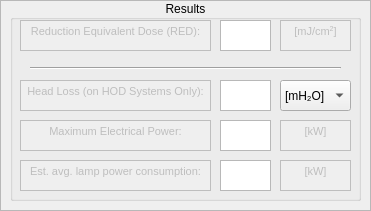
  <widget class="QFrame" name="Results">
   <property name="geometry">
    <rect>
     <x>240</x>
     <y>370</y>
     <width>371</width>
     <height>211</height>
    </rect>
   </property>
   <property name="autoFillBackground">
    <bool>true</bool>
   </property>
   <property name="frameShape">
    <enum>QFrame::StyledPanel</enum>
   </property>
   <property name="frameShadow">
    <enum>QFrame::Raised</enum>
   </property>
   <widget class="QGroupBox" name="groupBox_5">
    <property name="geometry">
     <rect>
      <x>10</x>
      <y>0</y>
      <width>351</width>
      <height>201</height>
     </rect>
    </property>
    <property name="contextMenuPolicy">
     <enum>Qt::DefaultContextMenu</enum>
    </property>
    <property name="title">
     <string>Results</string>
    </property>
    <property name="alignment">
     <set>Qt::AlignCenter</set>
    </property>
    <property name="flat">
     <bool>false</bool>
    </property>
    <widget class="QTextBrowser" name="textBrowser_9">
     <property name="enabled">
      <bool>false</bool>
     </property>
     <property name="geometry">
      <rect>
       <x>10</x>
       <y>20</y>
       <width>191</width>
       <height>31</height>
      </rect>
     </property>
     <property name="autoFillBackground">
      <bool>true</bool>
     </property>
     <property name="frameShape">
      <enum>QFrame::Box</enum>
     </property>
     <property name="frameShadow">
      <enum>QFrame::Plain</enum>
     </property>
     <property name="verticalScrollBarPolicy">
      <enum>Qt::ScrollBarAlwaysOff</enum>
     </property>
     <property name="horizontalScrollBarPolicy">
      <enum>Qt::ScrollBarAlwaysOff</enum>
     </property>
     <property name="html">
      <string>&lt;!DOCTYPE HTML PUBLIC &quot;-//W3C//DTD HTML 4.0//EN&quot; &quot;http://www.w3.org/TR/REC-html40/strict.dtd&quot;&gt;
&lt;html&gt;&lt;head&gt;&lt;meta name=&quot;qrichtext&quot; content=&quot;1&quot; /&gt;&lt;style type=&quot;text/css&quot;&gt;
p, li { white-space: pre-wrap; }
&lt;/style&gt;&lt;/head&gt;&lt;body style=&quot; font-family:'MS Shell Dlg 2'; font-size:8.25pt; font-weight:400; font-style:normal;&quot;&gt;
&lt;p align=&quot;center&quot; style=&quot; margin-top:0px; margin-bottom:0px; margin-left:0px; margin-right:0px; -qt-block-indent:0; text-indent:0px;&quot;&gt;Reduction Equivalent Dose (RED):&lt;/p&gt;&lt;/body&gt;&lt;/html&gt;</string>
     </property>
    </widget>
    <widget class="QTextBrowser" name="textBrowser_10">
     <property name="enabled">
      <bool>false</bool>
     </property>
     <property name="geometry">
      <rect>
       <x>270</x>
       <y>20</y>
       <width>71</width>
       <height>31</height>
      </rect>
     </property>
     <property name="sizePolicy">
      <sizepolicy hsizetype="Fixed" vsizetype="Fixed">
       <horstretch>0</horstretch>
       <verstretch>0</verstretch>
      </sizepolicy>
     </property>
     <property name="autoFillBackground">
      <bool>true</bool>
     </property>
     <property name="inputMethodHints">
      <set>Qt::ImhNone</set>
     </property>
     <property name="frameShape">
      <enum>QFrame::Box</enum>
     </property>
     <property name="frameShadow">
      <enum>QFrame::Plain</enum>
     </property>
     <property name="verticalScrollBarPolicy">
      <enum>Qt::ScrollBarAlwaysOff</enum>
     </property>
     <property name="horizontalScrollBarPolicy">
      <enum>Qt::ScrollBarAlwaysOff</enum>
     </property>
     <property name="html">
      <string>&lt;!DOCTYPE HTML PUBLIC &quot;-//W3C//DTD HTML 4.0//EN&quot; &quot;http://www.w3.org/TR/REC-html40/strict.dtd&quot;&gt;
&lt;html&gt;&lt;head&gt;&lt;meta name=&quot;qrichtext&quot; content=&quot;1&quot; /&gt;&lt;style type=&quot;text/css&quot;&gt;
p, li { white-space: pre-wrap; }
&lt;/style&gt;&lt;/head&gt;&lt;body style=&quot; font-family:'MS Shell Dlg 2'; font-size:8.25pt; font-weight:400; font-style:normal;&quot;&gt;
&lt;p align=&quot;center&quot; style=&quot; margin-top:0px; margin-bottom:0px; margin-left:0px; margin-right:0px; -qt-block-indent:0; text-indent:0px;&quot;&gt;[mJ/cm&lt;span style=&quot; vertical-align:super;&quot;&gt;2&lt;/span&gt;]&lt;/p&gt;&lt;/body&gt;&lt;/html&gt;</string>
     </property>
    </widget>
    <widget class="QTextEdit" name="RED">
     <property name="geometry">
      <rect>
       <x>210</x>
       <y>20</y>
       <width>51</width>
       <height>31</height>
      </rect>
     </property>
     <property name="sizePolicy">
      <sizepolicy hsizetype="Fixed" vsizetype="Fixed">
       <horstretch>0</horstretch>
       <verstretch>0</verstretch>
      </sizepolicy>
     </property>
     <property name="inputMethodHints">
      <set>Qt::ImhNone</set>
     </property>
     <property name="verticalScrollBarPolicy">
      <enum>Qt::ScrollBarAlwaysOff</enum>
     </property>
     <property name="horizontalScrollBarPolicy">
      <enum>Qt::ScrollBarAlwaysOff</enum>
     </property>
     <property name="lineWrapMode">
      <enum>QTextEdit::NoWrap</enum>
     </property>
     <property name="readOnly">
      <bool>true</bool>
     </property>
     <property name="html">
      <string>&lt;!DOCTYPE HTML PUBLIC &quot;-//W3C//DTD HTML 4.0//EN&quot; &quot;http://www.w3.org/TR/REC-html40/strict.dtd&quot;&gt;
&lt;html&gt;&lt;head&gt;&lt;meta name=&quot;qrichtext&quot; content=&quot;1&quot; /&gt;&lt;style type=&quot;text/css&quot;&gt;
p, li { white-space: pre-wrap; }
&lt;/style&gt;&lt;/head&gt;&lt;body style=&quot; font-family:'MS Shell Dlg 2'; font-size:8.25pt; font-weight:400; font-style:normal;&quot;&gt;
&lt;p align=&quot;center&quot; style=&quot;-qt-paragraph-type:empty; margin-top:0px; margin-bottom:0px; margin-left:0px; margin-right:0px; -qt-block-indent:0; text-indent:0px;&quot;&gt;&lt;br /&gt;&lt;/p&gt;&lt;/body&gt;&lt;/html&gt;</string>
     </property>
    </widget>
    <widget class="QTextBrowser" name="textBrowser_11">
     <property name="enabled">
      <bool>false</bool>
     </property>
     <property name="geometry">
      <rect>
       <x>10</x>
       <y>80</y>
       <width>191</width>
       <height>31</height>
      </rect>
     </property>
     <property name="autoFillBackground">
      <bool>true</bool>
     </property>
     <property name="frameShape">
      <enum>QFrame::Box</enum>
     </property>
     <property name="frameShadow">
      <enum>QFrame::Plain</enum>
     </property>
     <property name="html">
      <string>&lt;!DOCTYPE HTML PUBLIC &quot;-//W3C//DTD HTML 4.0//EN&quot; &quot;http://www.w3.org/TR/REC-html40/strict.dtd&quot;&gt;
&lt;html&gt;&lt;head&gt;&lt;meta name=&quot;qrichtext&quot; content=&quot;1&quot; /&gt;&lt;style type=&quot;text/css&quot;&gt;
p, li { white-space: pre-wrap; }
&lt;/style&gt;&lt;/head&gt;&lt;body style=&quot; font-family:'MS Shell Dlg 2'; font-size:8.25pt; font-weight:400; font-style:normal;&quot;&gt;
&lt;p align=&quot;center&quot; style=&quot; margin-top:0px; margin-bottom:0px; margin-left:0px; margin-right:0px; -qt-block-indent:0; text-indent:0px;&quot;&gt;Head Loss (on HOD Systems Only):&lt;/p&gt;&lt;/body&gt;&lt;/html&gt;</string>
     </property>
    </widget>
    <widget class="QTextEdit" name="HeadLoss">
     <property name="geometry">
      <rect>
       <x>210</x>
       <y>80</y>
       <width>51</width>
       <height>31</height>
      </rect>
     </property>
     <property name="sizePolicy">
      <sizepolicy hsizetype="Fixed" vsizetype="Fixed">
       <horstretch>0</horstretch>
       <verstretch>0</verstretch>
      </sizepolicy>
     </property>
     <property name="inputMethodHints">
      <set>Qt::ImhNone</set>
     </property>
     <property name="readOnly">
      <bool>true</bool>
     </property>
     <property name="html">
      <string>&lt;!DOCTYPE HTML PUBLIC &quot;-//W3C//DTD HTML 4.0//EN&quot; &quot;http://www.w3.org/TR/REC-html40/strict.dtd&quot;&gt;
&lt;html&gt;&lt;head&gt;&lt;meta name=&quot;qrichtext&quot; content=&quot;1&quot; /&gt;&lt;style type=&quot;text/css&quot;&gt;
p, li { white-space: pre-wrap; }
&lt;/style&gt;&lt;/head&gt;&lt;body style=&quot; font-family:'MS Shell Dlg 2'; font-size:8.25pt; font-weight:400; font-style:normal;&quot;&gt;
&lt;p align=&quot;center&quot; style=&quot;-qt-paragraph-type:empty; margin-top:0px; margin-bottom:0px; margin-left:0px; margin-right:0px; -qt-block-indent:0; text-indent:0px;&quot;&gt;&lt;br /&gt;&lt;/p&gt;&lt;/body&gt;&lt;/html&gt;</string>
     </property>
    </widget>
    <widget class="QTextBrowser" name="textBrowser_13">
     <property name="enabled">
      <bool>false</bool>
     </property>
     <property name="geometry">
      <rect>
       <x>10</x>
       <y>120</y>
       <width>191</width>
       <height>31</height>
      </rect>
     </property>
     <property name="autoFillBackground">
      <bool>true</bool>
     </property>
     <property name="frameShape">
      <enum>QFrame::Box</enum>
     </property>
     <property name="frameShadow">
      <enum>QFrame::Plain</enum>
     </property>
     <property name="html">
      <string>&lt;!DOCTYPE HTML PUBLIC &quot;-//W3C//DTD HTML 4.0//EN&quot; &quot;http://www.w3.org/TR/REC-html40/strict.dtd&quot;&gt;
&lt;html&gt;&lt;head&gt;&lt;meta name=&quot;qrichtext&quot; content=&quot;1&quot; /&gt;&lt;style type=&quot;text/css&quot;&gt;
p, li { white-space: pre-wrap; }
&lt;/style&gt;&lt;/head&gt;&lt;body style=&quot; font-family:'MS Shell Dlg 2'; font-size:8.25pt; font-weight:400; font-style:normal;&quot;&gt;
&lt;p align=&quot;center&quot; style=&quot; margin-top:0px; margin-bottom:0px; margin-left:0px; margin-right:0px; -qt-block-indent:0; text-indent:0px;&quot;&gt;Maximum Electrical Power:&lt;/p&gt;&lt;/body&gt;&lt;/html&gt;</string>
     </property>
    </widget>
    <widget class="QTextEdit" name="MaxLampsPower">
     <property name="geometry">
      <rect>
       <x>210</x>
       <y>120</y>
       <width>51</width>
       <height>31</height>
      </rect>
     </property>
     <property name="sizePolicy">
      <sizepolicy hsizetype="Fixed" vsizetype="Fixed">
       <horstretch>0</horstretch>
       <verstretch>0</verstretch>
      </sizepolicy>
     </property>
     <property name="inputMethodHints">
      <set>Qt::ImhNone</set>
     </property>
     <property name="readOnly">
      <bool>true</bool>
     </property>
     <property name="html">
      <string>&lt;!DOCTYPE HTML PUBLIC &quot;-//W3C//DTD HTML 4.0//EN&quot; &quot;http://www.w3.org/TR/REC-html40/strict.dtd&quot;&gt;
&lt;html&gt;&lt;head&gt;&lt;meta name=&quot;qrichtext&quot; content=&quot;1&quot; /&gt;&lt;style type=&quot;text/css&quot;&gt;
p, li { white-space: pre-wrap; }
&lt;/style&gt;&lt;/head&gt;&lt;body style=&quot; font-family:'MS Shell Dlg 2'; font-size:8.25pt; font-weight:400; font-style:normal;&quot;&gt;
&lt;p align=&quot;center&quot; style=&quot;-qt-paragraph-type:empty; margin-top:0px; margin-bottom:0px; margin-left:0px; margin-right:0px; -qt-block-indent:0; text-indent:0px;&quot;&gt;&lt;br /&gt;&lt;/p&gt;&lt;/body&gt;&lt;/html&gt;</string>
     </property>
    </widget>
    <widget class="QTextBrowser" name="textBrowser_14">
     <property name="enabled">
      <bool>false</bool>
     </property>
     <property name="geometry">
      <rect>
       <x>270</x>
       <y>120</y>
       <width>71</width>
       <height>31</height>
      </rect>
     </property>
     <property name="sizePolicy">
      <sizepolicy hsizetype="Fixed" vsizetype="Fixed">
       <horstretch>0</horstretch>
       <verstretch>0</verstretch>
      </sizepolicy>
     </property>
     <property name="autoFillBackground">
      <bool>true</bool>
     </property>
     <property name="inputMethodHints">
      <set>Qt::ImhNone</set>
     </property>
     <property name="frameShape">
      <enum>QFrame::Box</enum>
     </property>
     <property name="frameShadow">
      <enum>QFrame::Plain</enum>
     </property>
     <property name="verticalScrollBarPolicy">
      <enum>Qt::ScrollBarAlwaysOff</enum>
     </property>
     <property name="horizontalScrollBarPolicy">
      <enum>Qt::ScrollBarAlwaysOff</enum>
     </property>
     <property name="html">
      <string>&lt;!DOCTYPE HTML PUBLIC &quot;-//W3C//DTD HTML 4.0//EN&quot; &quot;http://www.w3.org/TR/REC-html40/strict.dtd&quot;&gt;
&lt;html&gt;&lt;head&gt;&lt;meta name=&quot;qrichtext&quot; content=&quot;1&quot; /&gt;&lt;style type=&quot;text/css&quot;&gt;
p, li { white-space: pre-wrap; }
&lt;/style&gt;&lt;/head&gt;&lt;body style=&quot; font-family:'MS Shell Dlg 2'; font-size:8.25pt; font-weight:400; font-style:normal;&quot;&gt;
&lt;p align=&quot;center&quot; style=&quot; margin-top:0px; margin-bottom:0px; margin-left:0px; margin-right:0px; -qt-block-indent:0; text-indent:0px;&quot;&gt;[kW]&lt;/p&gt;&lt;/body&gt;&lt;/html&gt;</string>
     </property>
    </widget>
    <widget class="QTextBrowser" name="textBrowser_15">
     <property name="enabled">
      <bool>false</bool>
     </property>
     <property name="geometry">
      <rect>
       <x>10</x>
       <y>160</y>
       <width>191</width>
       <height>31</height>
      </rect>
     </property>
     <property name="autoFillBackground">
      <bool>true</bool>
     </property>
     <property name="frameShape">
      <enum>QFrame::Box</enum>
     </property>
     <property name="frameShadow">
      <enum>QFrame::Plain</enum>
     </property>
     <property name="html">
      <string>&lt;!DOCTYPE HTML PUBLIC &quot;-//W3C//DTD HTML 4.0//EN&quot; &quot;http://www.w3.org/TR/REC-html40/strict.dtd&quot;&gt;
&lt;html&gt;&lt;head&gt;&lt;meta name=&quot;qrichtext&quot; content=&quot;1&quot; /&gt;&lt;style type=&quot;text/css&quot;&gt;
p, li { white-space: pre-wrap; }
&lt;/style&gt;&lt;/head&gt;&lt;body style=&quot; font-family:'MS Shell Dlg 2'; font-size:8.25pt; font-weight:400; font-style:normal;&quot;&gt;
&lt;p align=&quot;center&quot; style=&quot; margin-top:0px; margin-bottom:0px; margin-left:0px; margin-right:0px; -qt-block-indent:0; text-indent:0px;&quot;&gt;Est. avg. lamp power consumption:&lt;/p&gt;&lt;/body&gt;&lt;/html&gt;</string>
     </property>
    </widget>
    <widget class="QTextEdit" name="AveragePowerConsumption">
     <property name="geometry">
      <rect>
       <x>210</x>
       <y>160</y>
       <width>51</width>
       <height>31</height>
      </rect>
     </property>
     <property name="sizePolicy">
      <sizepolicy hsizetype="Fixed" vsizetype="Fixed">
       <horstretch>0</horstretch>
       <verstretch>0</verstretch>
      </sizepolicy>
     </property>
     <property name="inputMethodHints">
      <set>Qt::ImhNone</set>
     </property>
     <property name="readOnly">
      <bool>true</bool>
     </property>
     <property name="html">
      <string>&lt;!DOCTYPE HTML PUBLIC &quot;-//W3C//DTD HTML 4.0//EN&quot; &quot;http://www.w3.org/TR/REC-html40/strict.dtd&quot;&gt;
&lt;html&gt;&lt;head&gt;&lt;meta name=&quot;qrichtext&quot; content=&quot;1&quot; /&gt;&lt;style type=&quot;text/css&quot;&gt;
p, li { white-space: pre-wrap; }
&lt;/style&gt;&lt;/head&gt;&lt;body style=&quot; font-family:'MS Shell Dlg 2'; font-size:8.25pt; font-weight:400; font-style:normal;&quot;&gt;
&lt;p align=&quot;center&quot; style=&quot;-qt-paragraph-type:empty; margin-top:0px; margin-bottom:0px; margin-left:0px; margin-right:0px; -qt-block-indent:0; text-indent:0px;&quot;&gt;&lt;br /&gt;&lt;/p&gt;&lt;/body&gt;&lt;/html&gt;</string>
     </property>
    </widget>
    <widget class="QTextBrowser" name="textBrowser_16">
     <property name="enabled">
      <bool>false</bool>
     </property>
     <property name="geometry">
      <rect>
       <x>270</x>
       <y>160</y>
       <width>71</width>
       <height>31</height>
      </rect>
     </property>
     <property name="sizePolicy">
      <sizepolicy hsizetype="Fixed" vsizetype="Fixed">
       <horstretch>0</horstretch>
       <verstretch>0</verstretch>
      </sizepolicy>
     </property>
     <property name="autoFillBackground">
      <bool>true</bool>
     </property>
     <property name="inputMethodHints">
      <set>Qt::ImhNone</set>
     </property>
     <property name="frameShape">
      <enum>QFrame::Box</enum>
     </property>
     <property name="frameShadow">
      <enum>QFrame::Plain</enum>
     </property>
     <property name="verticalScrollBarPolicy">
      <enum>Qt::ScrollBarAlwaysOff</enum>
     </property>
     <property name="horizontalScrollBarPolicy">
      <enum>Qt::ScrollBarAlwaysOff</enum>
     </property>
     <property name="html">
      <string>&lt;!DOCTYPE HTML PUBLIC &quot;-//W3C//DTD HTML 4.0//EN&quot; &quot;http://www.w3.org/TR/REC-html40/strict.dtd&quot;&gt;
&lt;html&gt;&lt;head&gt;&lt;meta name=&quot;qrichtext&quot; content=&quot;1&quot; /&gt;&lt;style type=&quot;text/css&quot;&gt;
p, li { white-space: pre-wrap; }
&lt;/style&gt;&lt;/head&gt;&lt;body style=&quot; font-family:'MS Shell Dlg 2'; font-size:8.25pt; font-weight:400; font-style:normal;&quot;&gt;
&lt;p align=&quot;center&quot; style=&quot; margin-top:0px; margin-bottom:0px; margin-left:0px; margin-right:0px; -qt-block-indent:0; text-indent:0px;&quot;&gt;[kW]&lt;/p&gt;&lt;/body&gt;&lt;/html&gt;</string>
     </property>
    </widget>
    <widget class="Line" name="line_3">
     <property name="geometry">
      <rect>
       <x>20</x>
       <y>60</y>
       <width>311</width>
       <height>16</height>
      </rect>
     </property>
     <property name="orientation">
      <enum>Qt::Horizontal</enum>
     </property>
    </widget>
    <widget class="QComboBox" name="PressureUnits">
     <property name="geometry">
      <rect>
       <x>270</x>
       <y>80</y>
       <width>71</width>
       <height>31</height>
      </rect>
     </property>
     <property name="currentText">
      <string>[mH₂O]</string>
     </property>
     <item>
      <property name="text">
       <string>[mH₂O]</string>
      </property>
     </item>
     <item>
      <property name="text">
       <string>[cmH₂O]</string>
      </property>
     </item>
     <item>
      <property name="text">
       <string>[inH₂O]</string>
      </property>
     </item>
     <item>
      <property name="text">
       <string>[bar]</string>
      </property>
     </item>
     <item>
      <property name="text">
       <string>[PSI]</string>
      </property>
     </item>
    </widget>
   </widget>
  </widget>
